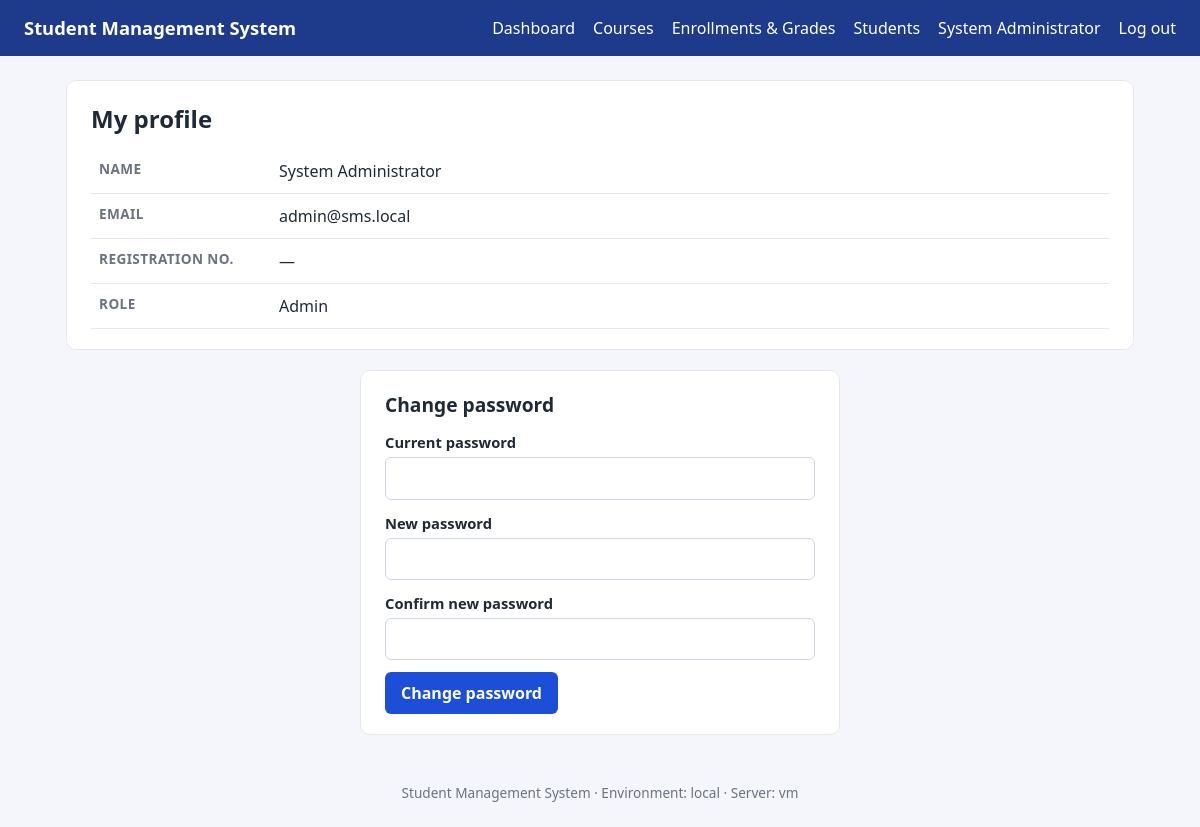
/app/profile.php (signed in), run on the app's committed database.
### tables this page shows
CREATE TABLE users (
    id            INT UNSIGNED AUTO_INCREMENT PRIMARY KEY,
    name          VARCHAR(100) NOT NULL,
    email         VARCHAR(150) NOT NULL UNIQUE,
    reg_no        VARCHAR(20)  NULL UNIQUE,
    password_hash VARCHAR(255) NOT NULL,
    role          ENUM('admin', 'student') NOT NULL DEFAULT 'student',
    is_active     TINYINT(1) NOT NULL DEFAULT 1,
    created_at    DATETIME NOT NULL DEFAULT CURRENT_TIMESTAMP,
    last_login    DATETIME NULL
);

### app/config.php (called while the page is built, shortened)
<?php
function db()
{
    static $pdo = null;
    if ($pdo === null) {
        $dsn = 'mysql:host=' . DB_HOST . ';port=' . DB_PORT . ';dbname=' . DB_NAME . ';charset=utf8mb4';
        $pdo = new PDO($dsn, DB_USER, DB_PASS, [
            PDO::ATTR_ERRMODE => PDO::ERRMODE_EXCEPTION,
            PDO::ATTR_DEFAULT_FETCH_MODE => PDO::FETCH_ASSOC,
            PDO::ATTR_EMULATE_PREPARES => false,
        ]);
    }
    return $pdo;
}
function e($value)
{
    return htmlspecialchars((string) $value, ENT_QUOTES, 'UTF-8');
}
function current_user()
{
    static $user = false;
    if ($user === false) {
        $user = null;
        if (!empty($_SESSION['user_id'])) {
            $stmt = db()->prepare('SELECT id, name, email, role, reg_no, is_active FROM users WHERE id = ?');
            $stmt->execute([$_SESSION['user_id']]);
            $user = $stmt->fetch() ?: null;
        }
    }
    return $user;
}
function require_login()
{
    if (!current_user()) {
        flash('error', 'Please log in first.');
        redirect('login.php');
    }
    return current_user();
}

### app/profile.php (the view, shortened to what this page needs)
<?php
require_once __DIR__ . '/config.php';
$user = require_login();
require __DIR__ . '/includes/header.php';
?>
<section class="card">
    <h1>My profile</h1>
    <table class="details">
        <tr><th>Name</th><td><?= e($user['name']) ?></td></tr>
        <tr><th>Email</th><td><?= e($user['email']) ?></td></tr>
        <tr><th>Registration no.</th><td><?= e($user['reg_no'] ?? '—') ?></td></tr>
        <tr><th>Role</th><td><?= e(ucfirst($user['role'])) ?></td></tr>
    </table>
</section>
<section class="card narrow">
    <h2>Change password</h2>
    <form method="post">
        <label>Current password <input type="password" name="current" required></label>
        <label>New password <input type="password" name="new" minlength="8" required></label>
        <label>Confirm new password <input type="password" name="confirm" minlength="8" required></label>
        <button type="submit">Change password</button>
    </form>
</section>
<?php require __DIR__ . '/includes/footer.php'; ?>

### app/includes/header.php (shortened to what this page needs)
<?php $user = current_user(); ?>
<!DOCTYPE html>
<html lang="en">
<head>
    <link rel="stylesheet" href="assets/style.css">
</head>
<body>
<header class="topbar">
    <a class="brand" href="index.php"><?= e(APP_NAME) ?></a>
    <?php if ($user): ?>
        <nav>
            <a href="dashboard.php">Dashboard</a>
            <a href="courses.php">Courses</a>
            <?php if ($user['role'] === 'admin'): ?>
                <a href="enrollments.php">Enrollments &amp; Grades</a>
                <a href="users.php">Students</a>
            <?php else: ?>
                <a href="my_courses.php">My Courses</a>
            <?php endif; ?>
            <a href="profile.php"><?= e($user['name']) ?></a>
            <a href="logout.php">Log out</a>
        </nav>
    <?php endif; ?>
</header>
<main class="container">

### app/assets/style.css (style rules this page uses)
:root { --bg: #f4f6fb; --card: #ffffff; --text: #1f2937; --muted: #6b7280; --primary: #1d4ed8; --primary-dark: #1e3a8a; --danger: #b91c1c; --border: #e5e7eb; --ok: #15803d; }
* { box-sizing: border-box; }
body { margin: 0; font-family: "Segoe UI", system-ui, -apple-system, sans-serif; background: var(--bg); color: var(--text); line-height: 1.5; }
a { color: var(--primary); text-decoration: none; }
.topbar { display: flex; flex-wrap: wrap; align-items: center; justify-content: space-between; gap: 12px; padding: 14px 24px; background: var(--primary-dark); }
.topbar a { color: #fff; }
.brand { font-weight: 700; font-size: 1.15rem; }
.topbar nav { display: flex; flex-wrap: wrap; gap: 18px; }
.container { max-width: 1100px; margin: 24px auto; padding: 0 16px; }
.card { background: var(--card); border: 1px solid var(--border); border-radius: 10px; padding: 20px 24px; margin-bottom: 20px; overflow-x: auto; }
.card.narrow { max-width: 480px; margin-left: auto; margin-right: auto; }
h1 { font-size: 1.5rem; margin: 0 0 12px; }
h2 { font-size: 1.2rem; margin: 0 0 12px; }
label { display: block; margin-bottom: 12px; font-weight: 600; font-size: 0.92rem; }
input, select, textarea { display: block; width: 100%; margin-top: 4px; padding: 9px 11px; border: 1px solid #cbd5e1; border-radius: 6px; font: inherit; }
button, .button { display: inline-block; padding: 9px 16px; border: 0; border-radius: 6px; background: var(--primary); color: #fff; font: inherit; font-weight: 600; cursor: pointer; }
table { width: 100%; border-collapse: collapse; }
th, td { padding: 10px 8px; border-bottom: 1px solid var(--border); text-align: left; vertical-align: top; }
th { font-size: 0.85rem; color: var(--muted); text-transform: uppercase; letter-spacing: 0.03em; }
table.details th { width: 180px; }

### data on the page
users: name "System Administrator", email "admin@sms.local", reg_no "—", role "Admin"

### other printed values
APP_NAME "Student Management System"
APP_ENV "local"
gethostname() "vm"
